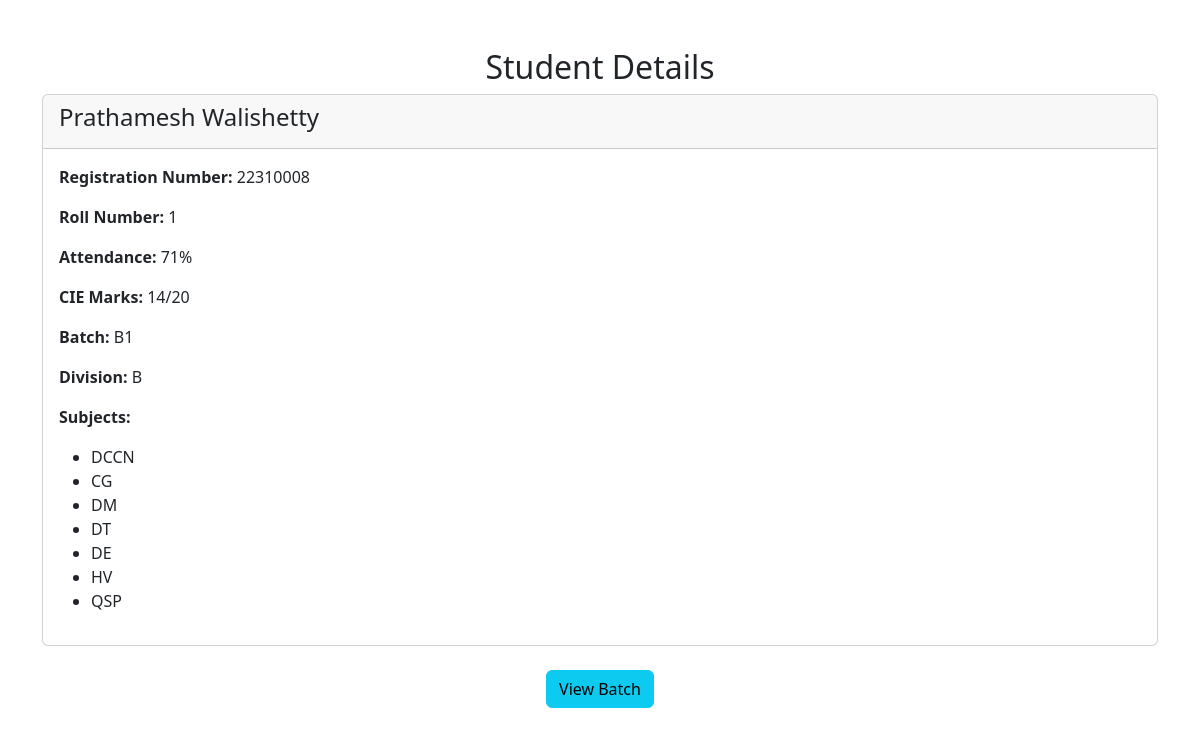
The app's page /view_student/22310008/ (signed in) with its own data.
### login/models.py (models this page shows, shortened)
class Student(models.Model):
    user = models.OneToOneField(User, on_delete=models.CASCADE, null=True, blank=True)
    registration_number = models.CharField(max_length=20, unique=True, primary_key=True)
    roll_number = models.CharField(max_length=20, unique=True)
    attendance = models.IntegerField(default=0)
    cie_marks = models.IntegerField(default=0)
    first_name = models.CharField(max_length=50)
    last_name = models.CharField(max_length=50)
    batch = models.ForeignKey(Batch, on_delete=models.SET_NULL, null=True, blank=True)
    division = models.ForeignKey(Division, on_delete=models.SET_NULL, null=True, blank=True)
    subjects = models.ManyToManyField(Subject, blank=True)

class Batch(models.Model):
    name = models.CharField(max_length=10, unique=True, primary_key=True)
    division = models.ForeignKey(Division, on_delete=models.CASCADE)

class Division(models.Model):
    name = models.CharField(max_length=10, unique=True, primary_key=True)

class Subject(models.Model):
    subject_id = models.CharField(max_length=10, unique=True, primary_key=True)
    subject_name = models.CharField(max_length=50)

### login/views.py (the view)
# urls.py: path('view_student/<str:registration_number>/', views.view_student, name='view_student'),
@login_required
def view_student(request, registration_number):
    student = Student.objects.get(registration_number=registration_number)
    subjects = student.subjects.all()
    attendance = student.attendance
    cie_marks = student.cie_marks
    return render(request, 'view_student.html', {
        'student': student,
        'subjects': subjects,
        'attendance': attendance,
        'cie_marks': cie_marks
    })

### templates/view_student.html (shortened to what this page needs)
{% extends "base.html" %}
{% block body %}
<div class="container mt-5">
    <h2 class="text-center">Student Details</h2>
    <div class="card">
        <div class="card-header">
            <h4>{{ student.first_name }} {{ student.last_name }}</h4>
        </div>
        <div class="card-body">
            <p><strong>Registration Number:</strong> {{ student.registration_number }}</p>
            <p><strong>Roll Number:</strong> {{ student.roll_number }}</p>
            <p><strong>Attendance:</strong> {{ student.attendance }}%</p>
            <p><strong>CIE Marks:</strong> {{ student.cie_marks }}/20</p>
            <p><strong>Batch:</strong> {{ student.batch.name }}</p>
            <p><strong>Division:</strong> {{ student.division.name }}</p>
            <p><strong>Subjects:</strong></p>
            <ul>
                {% for subject in student.subjects.all %}
                    <li>{{ subject.subject_name }}</li>
                {% endfor %}
            </ul>
        </div>
    </div>
    <div class="text-center mt-4">
        <a href="{% url 'show_batch_data' %}" class="btn btn-info">View Batch</a>
    </div>
</div>
{% endblock body %}

### templates/base.html (shortened to what this page needs)
<!doctype html>
<html lang="en">
<head>
  <link href="https://cdn.jsdelivr.net/npm/bootstrap@5.3.0/dist/css/bootstrap.min.css" rel="stylesheet">
</head>
<body>
  {%block body%}{%endblock body%}
</body>
</html>

### records on screen
Student: first_name "Prathamesh", last_name "Walishetty", registration_number "22310008", roll_number "1", attendance "71", cie_marks "14", batch.name "B1", division.name "B"
Subject: subject_name "DCCN"
Subject: subject_name "CG"
Subject: subject_name "DM"
Subject: subject_name "DT"
Subject: subject_name "DE"
Subject: subject_name "HV"
Subject: subject_name "QSP"
